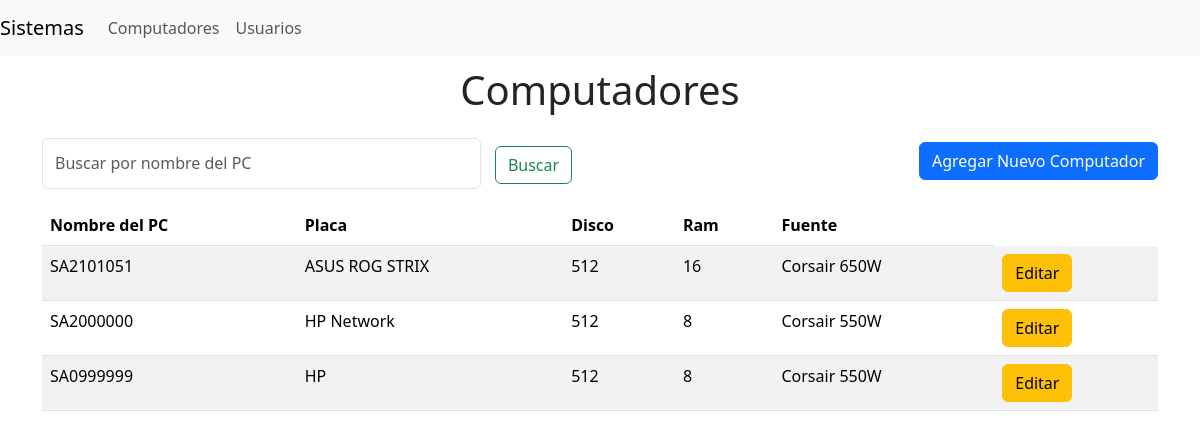
/computadores, run on the app's committed database.
### tables this page shows
CREATE TABLE Pc (
    Id_pc INTEGER PRIMARY KEY AUTOINCREMENT,
    Nombre_pc VARCHAR(100),
    Placa VARCHAR(50),
    Disco INTEGER,  -- en GB
    Ram INTEGER,    -- en GB
    Fuente VARCHAR(100)
);

### app.py (the view)
@app.route('/computadores', methods=['GET'])
def computadores():
    conn = get_db_connection()
    search_query = request.args.get('search', '')
    query = "SELECT * FROM Pc Where 1 = 1"
    params = []
    if search_query:
        query += ' AND Pc.Nombre_pc LIKE ?'
        params.extend(['%' + search_query + '%'])
    filtro_pcs = conn.execute(query, params).fetchall()
    conn.close()
    return render_template('computadores.html', filtro_pcs=filtro_pcs)

### app.py (called while the page is built)
def get_db_connection():
    conn = sqlite3.connect('database.db')
    conn.row_factory = sqlite3.Row
    return conn

### templates/computadores.html (shortened to what this page needs)
{% extends 'base.html' %}
{% block head %}
<link rel="stylesheet" href="{{ url_for('static', filename='css/style.css') }}">
{% endblock %}
{% block content %}
<h1>Computadores</h1>
<div class="head">
    <div class="filtros">
        <form method="get" action="{{ url_for('computadores') }}">
            <div class="filtroSistema">
                <input class="form-control me-2" type="search" name="search" placeholder="Buscar por nombre del PC" aria-label="Search" value="{{ request.args.get('search', '') }}">
                <button class="btn btn-outline-success mt-2" type="submit">Buscar</button>
            </div>
        </form>
    </div>
    <div class="Botones_Sistema">
        <button class="btn btn-primary" data-bs-toggle="modal" data-bs-target="#ModalAgregarComputador">Agregar Nuevo Computador</button>
    </div>
</div>
{% if filtro_pcs %}
<table class="table table-striped mt-3">
    <thead>
        <tr>
            <th>Nombre del PC</th>
            <th>Placa</th>
            <th>Disco</th>
            <th>Ram</th>
            <th>Fuente</th>
        </tr>
    </thead>
    <tbody>
        {% for row in filtro_pcs %}
        <tr>
            <td>{{ row['Nombre_pc'] }}</td>
            <td>{{ row['Placa'] }}</td>
            <td>{{ row['Disco'] }}</td>
            <td>{{ row['Ram'] }}</td>
            <td>{{ row['Fuente'] }}</td>
            <td>
                <a href="#" class="btn btn-warning">Editar</a>
            </td>
        </tr>
        {% endfor %}
    </tbody>
</table>
{% else %}
<tr>
    <div class="alert alert-danger" role="alert">
        No existen registros.
    </div>
</tr>
{% endif %}
{% endblock %}

### static/css/style.css (style rules this page uses)
h1 { text-align: center; padding: 10px; }
.filtros { background-color: rgb(255, 255, 255); width: 50%; }
.filtroSistema { margin-top: 1%; display: flex; flex-direction: row; background-color: rgb(255, 255, 255); width: 100%; }
.filtroSistema > button { margin: 1% 5% 1% 1%; }
.head { display: flex; width: 100%; justify-content: space-between; }
.Botones_Sistema { display: flex; flex-direction: column; justify-content: space-around; }

### data on the page
Pc: Nombre_pc "SA2101051", Placa "ASUS ROG STRIX", Disco "512", Ram "16", Fuente "Corsair 650W"
Pc: Nombre_pc "SA2000000", Placa "HP Network", Disco "512", Ram "8", Fuente "Corsair 550W"
Pc: Nombre_pc "SA0999999", Placa "HP", Disco "512", Ram "8", Fuente "Corsair 550W"
